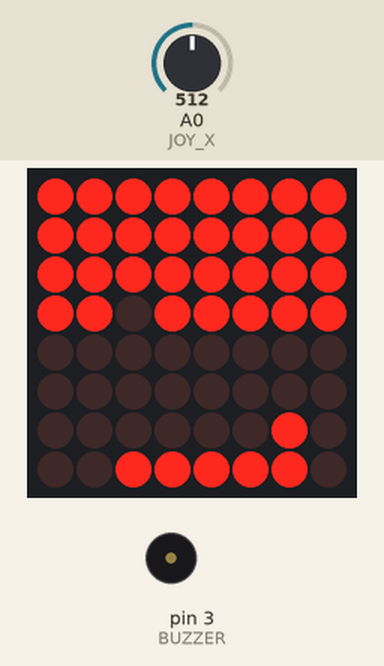
This sketch was run on a simulated Arduino Uno, built with avr-gcc and run on an emulated ATmega328P. Shown: 8×8 LED matrix, buzzer (waves = sounding). Inputs (shaded band) come from the test bench; at power-on: A0 (JOY_X) = 512.

Above: at 1.2 s.
1.3 s: A0 (JOY_X) set to 583
5.2 s: A0 (JOY_X) set to 615
At 6.2 s:
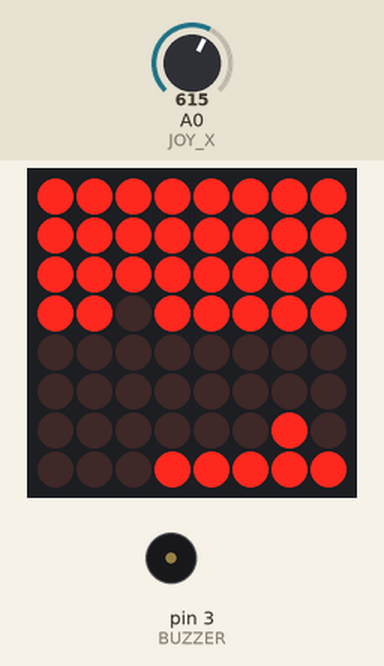
7.8 s: A0 (JOY_X) set to 390
At 8.51 s:
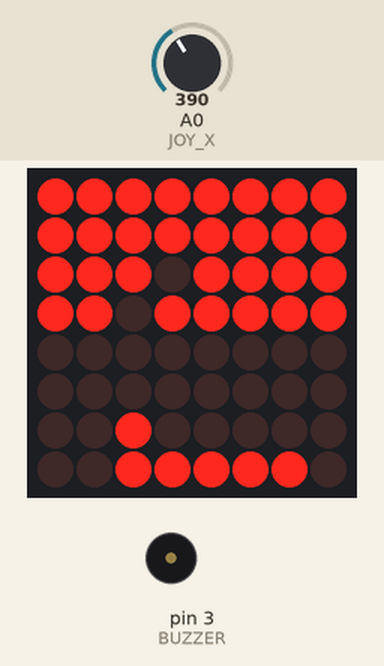
10.1 s: A0 (JOY_X) set to 610
At 12.37 s:
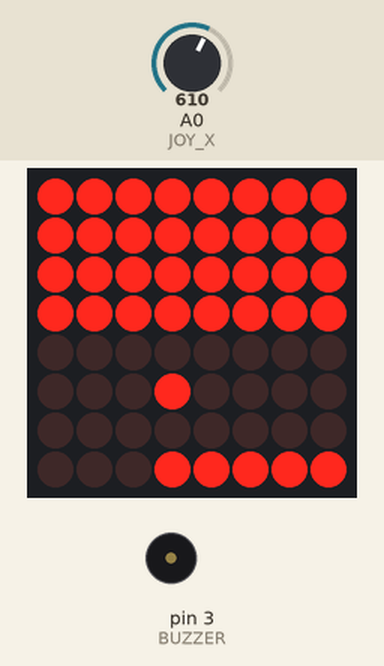
14.0 s: A0 (JOY_X) set to 407
17.1 s: A0 (JOY_X) set to 388
At 19.62 s:
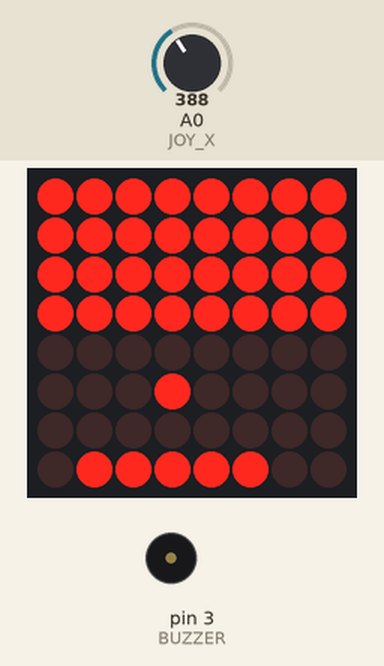
Timing chart, 0 to 22.0 s (numbered marks = the images above; inputs shaded):
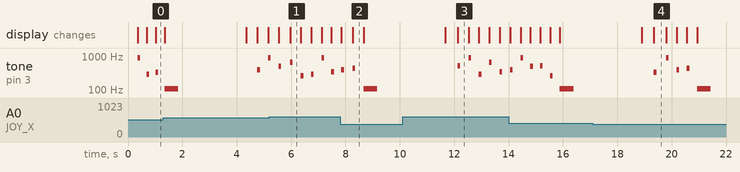

The sketch:

DotMarix_BreakOutGame.ino
```cpp
#include <LedControl.h>

#define DIN 11
#define CS 10
#define CLK 13

#define JOY_X A0
#define JOY_Y A1
#define JOY_SW 4
#define BUZZER 3

LedControl lc = LedControl(DIN, CLK, CS, 1);

// Game state
int paddleX = 2; // 5-pixel wide paddle starts at col 2
int ballX = 3, ballY = 5;
int ballDirX = 1, ballDirY = -1;
int ballSpeed = 350;

// To Do 1
byte bricks[4]; // 4 rows of 8 bricks

int melody[] = {262, 294, 330, 349, 392, 440, 494, 523};
int melodyLength = sizeof(melody) / sizeof(melody[0]);

// Faces
byte smiley[8] = {
  B00111100,
  B01000010,
  B10100101,
  B10000001,
  B10100101,
  B10011001,
  B01000010,
  B00111100
};

byte sad[8] = {
  B00111100,
  B01000010,
  B10100101,
  B10000001,
  B10011001,
  B10100101,
  B01000010,
  B00111100
};

void setup() {
  // To Do 2
  pinMode(JOY_SW, INPUT_PULLUP);
  pinMode(BUZZER, OUTPUT);

  lc.shutdown(0, false);
  lc.setIntensity(0, 8);
  lc.clearDisplay(0);

  initBricks();
}

void loop() {
  // To Do 3
  drawGame();
  playMusic();
  moveBall();
  readJoystick();
  delay(ballSpeed);
  checkWin();
}

void showSmiley() {
  for (int i = 0; i < 8; i++) {
    lc.setRow(0, i, smiley[i]);
  }
  delay(3000);
  lc.clearDisplay(0);
}

void showSad() {
  for (int i = 0; i < 8; i++) {
    lc.setRow(0, i, sad[i]);
  }
  tone(BUZZER, 110, 500);
  delay(3000);
  lc.clearDisplay(0);
  resetGame();
}

void resetGame() {
  paddleX = 2;
  ballX = 3;
  ballY = 5;
  ballDirX = 1;
  ballDirY = -1;
  ballSpeed = 400;
  initBricks();
}

void initBricks() {
  for (int i = 0; i < 4; i++) {
    bricks[i] = B11111111;
  }
}

void drawGame() {
  lc.clearDisplay(0);

  for (int row = 0; row < 4; row++) {
    lc.setRow(0, row, bricks[row]);
  }

  for (int i = 0; i < 5; i++) {
    if (paddleX + i < 8) {
      lc.setLed(0, 7, paddleX + i, true);
    }
  }

  lc.setLed(0, ballY, ballX, true);
}

void readJoystick() {
  int xVal = analogRead(JOY_X);
  if (xVal < 400 && paddleX > 0) {
    paddleX--;
    delay(50);
  } else if (xVal > 600 && paddleX < (8 - 5)) {
    paddleX++;
    delay(50);
  }
}

void moveBall() {
  int nextX = ballX + ballDirX;
  int nextY = ballY + ballDirY;

  if (nextX < 0 || nextX > 7) {
    ballDirX *= -1;
    nextX = ballX + ballDirX;
  }

  if (nextY < 0) {
    ballDirY *= -1;
    nextY = ballY + ballDirY;
  }

  if (nextY < 4 && bitRead(bricks[nextY], nextX)) {
    bitClear(bricks[nextY], nextX);
    ballDirY *= -1;
    ballSpeed = max(100, ballSpeed - 20);
    tone(BUZZER, 880, 100);
    nextY = ballY + ballDirY;
  }

  if (nextY == 7 && nextX >= paddleX && nextX <= paddleX + 4) {
    ballDirY *= -1;
    tone(BUZZER, 660, 80);
    nextY = ballY + ballDirY;
  }

  if (nextY >= 8) {
    showSad();
    return;
  }

  ballX = nextX;
  ballY = nextY;
}

void checkWin() {
  for (int i = 0; i < 4; i++) {
    if (bricks[i] != 0) return;
  }

  showSmiley();
  resetGame();
}

void playMusic() {
  static unsigned long lastToneTime = 0;
  static int noteIndex = 0;

  if (millis() - lastToneTime > 200) {
    tone(BUZZER, melody[noteIndex], 100);
    noteIndex = (noteIndex + 1) % melodyLength;
    lastToneTime = millis();
  }
}
```

Measured:
- the behaviour switches between 600 and 601 on A0 (JOY_X) (found by bisection; images 0 and 1)
- the behaviour switches between 400 and 399 on A0 (JOY_X) (found by bisection; images 3 and 4)
- after the input at 5.2 s, the display: first differs from a run without the input after 0.77 s (image 1)
- after the input at 7.8 s, the display: first differs from a run without the input after 0.46 s (image 2)
- after the input at 10.1 s, the display: first differs from a run without the input after 2.0 s (image 3)
- after the input at 17.1 s, the display: first differs from a run without the input after 2.2 s (image 4)
- by itself, tone on pin 3 (BUZZER): plays 330 Hz for 0.10 s, 880 Hz for 0.10 s, 392 Hz for 0.10 s, 440 Hz for 0.10 s, 110 Hz for 0.50 s
